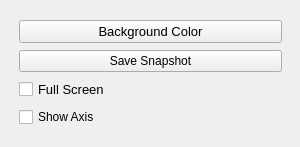
<?xml version="1.0" encoding="UTF-8"?>
<ui version="4.0">
 <class>WindowManager</class>
 <widget class="QFrame" name="WindowManager">
  <property name="geometry">
   <rect>
    <x>0</x>
    <y>0</y>
    <width>300</width>
    <height>147</height>
   </rect>
  </property>
  <property name="windowTitle">
   <string>Frame</string>
  </property>
  <property name="frameShape">
   <enum>QFrame::NoFrame</enum>
  </property>
  <property name="frameShadow">
   <enum>QFrame::Raised</enum>
  </property>
  <widget class="QFrame" name="frame">
   <property name="geometry">
    <rect>
     <x>10</x>
     <y>10</y>
     <width>281</width>
     <height>130</height>
    </rect>
   </property>
   <property name="frameShape">
    <enum>QFrame::NoFrame</enum>
   </property>
   <property name="frameShadow">
    <enum>QFrame::Raised</enum>
   </property>
   <layout class="QVBoxLayout" name="verticalLayout">
    <item>
     <widget class="QPushButton" name="backgroundColorButton">
      <property name="font">
       <font>
        <pointsize>10</pointsize>
       </font>
      </property>
      <property name="text">
       <string>Background Color</string>
      </property>
     </widget>
    </item>
    <item>
     <widget class="QPushButton" name="saveSnapshotButton">
      <property name="text">
       <string>Save Snapshot</string>
      </property>
     </widget>
    </item>
    <item>
     <widget class="QCheckBox" name="fullScreenCheckBox">
      <property name="font">
       <font>
        <pointsize>10</pointsize>
       </font>
      </property>
      <property name="text">
       <string>Full Screen</string>
      </property>
      <property name="checked">
       <bool>false</bool>
      </property>
     </widget>
    </item>
    <item>
     <widget class="QCheckBox" name="showAxisCheckBox">
      <property name="text">
       <string>Show Axis</string>
      </property>
     </widget>
    </item>
   </layout>
  </widget>
 </widget>
 <resources/>
 <connections/>
</ui>
